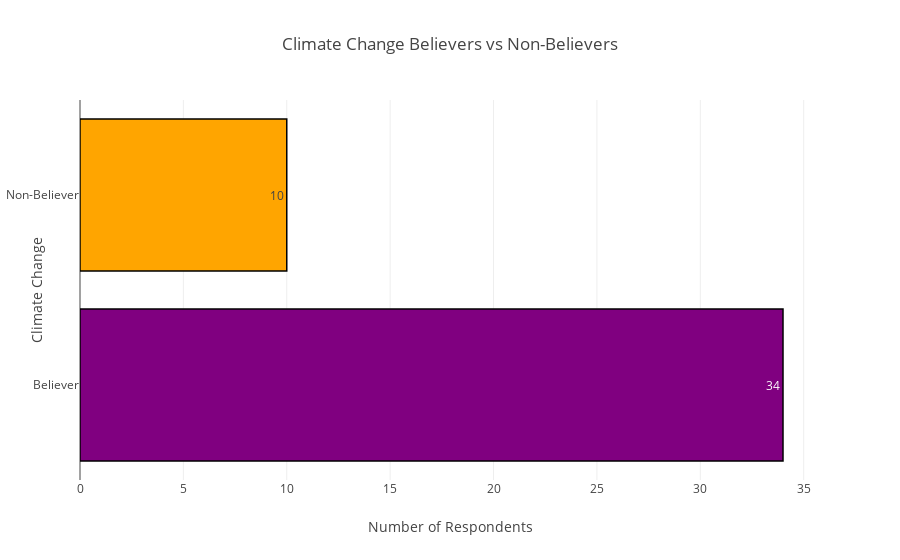

Write notebook code for a chart like this one.
### Code cell
## Horizontal Bar graph showing the percentage of respondents with solar by gender
# create trace1 
colors = ['purple',] * 5
colors[1] = 'orange'

trace1 = go.Bar(
                x = believers_nonbelievers_2['Number of Respondents'],
                y = believers_nonbelievers_2['Climate Change Believers vs Non-Believers'],
                name = "% among TOTAL Respondents (46)",
                marker = dict(color = colors,
                             line=dict(color='rgb(0,0,0)',width=1.5)),
                text = believers_nonbelievers_2['Number of Respondents'],
                textposition='auto',
                orientation='h')

data = [trace1]

layout = go.Layout(title = 'Climate Change Believers vs Non-Believers', 
                   xaxis = dict(title = 'Number of Respondents'),
                   yaxis =  dict(title = 'Climate Change'),
                   barmode = "group")

fig = go.Figure(data = data, layout = layout)
iplot(fig)

### Figure 1 — Plotly figure (JSON) as saved in the notebook; plotly's stock layout.template omitted (floating-point values rounded to 4 significant figures)
{"data": [{"marker": {"color": ["purple", "orange", "purple", "purple", "purple"], "line": {"color": "rgb(0,0,0)", "width": 1.5}}, "name": "% among TOTAL Respondents (46)", "orientation": "h", "text": [34, 10], "textposition": "auto", "type": "bar", "uid": "02e3316c-95ee-4bf9-9e88-35e7dccb2486", "x": [34, 10], "y": ["Believer", "Non-Believer"]}], "layout": {"barmode": "group", "title": {"text": "Climate Change Believers vs Non-Believers"}, "xaxis": {"title": {"text": "Number of Respondents"}}, "yaxis": {"title": {"text": "Climate Change"}}}}
